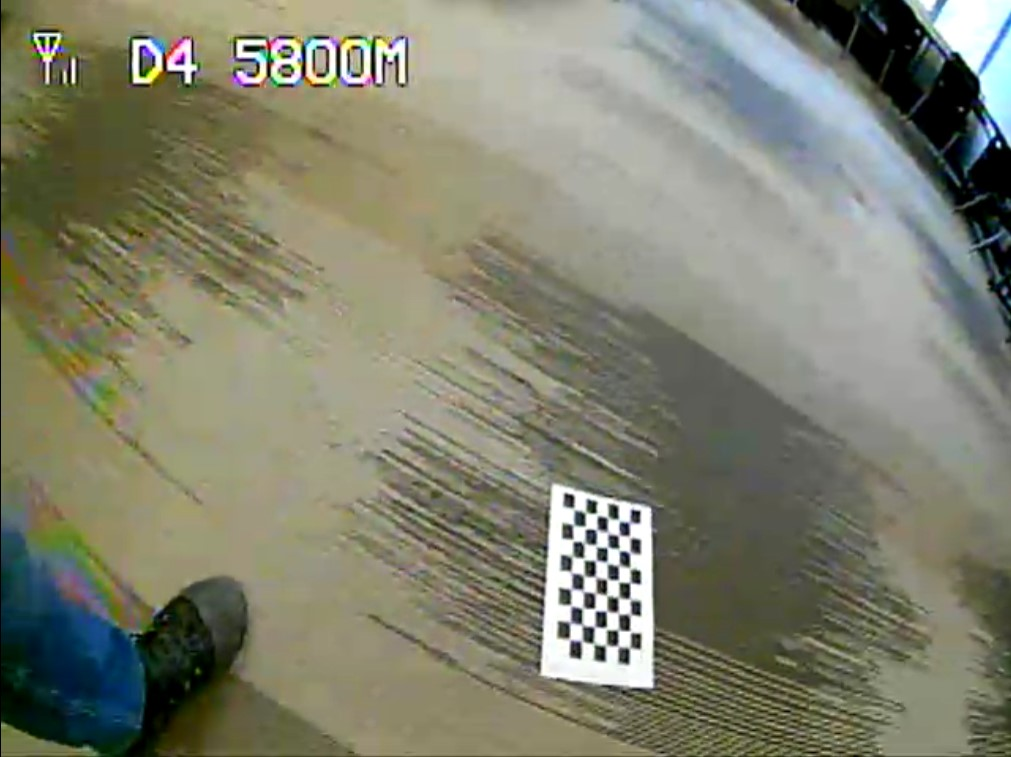
#> input picture Coordinate Transformations/calibrationImages/ch1.jpg, 1011 x 757 px; its folder holds only this picture in this run
$ python cameraCalibration.py
#> lines starting #> are read from the running program, lines starting #| are printed output that depends on the picture; after the words box and inside, x2 and y2 are one past the last pixel; in counts of white or black regions, pixels touching at a corner belong together; long printed decimals are rounded
import numpy as np
import cv2
import glob

# Set the dimensions of the checkerboard
# For a checkerboard with 10 squares x 7 squares, there are 9 inner corners horizontally and 6 vertically.
pattern_size = (9, 6)  # (number of inner corners per row, number of inner corners per column)
square_size = 24.0  # mm

objp = np.zeros((pattern_size[0] * pattern_size[1], 3), np.float32)
objp[:, :2] = np.mgrid[0:pattern_size[0], 0:pattern_size[1]].T.reshape(-1, 2)
objp = objp * square_size

objpoints = []  # 3D points in real-world space.
imgpoints = []  # 2D points in image plane.

images = glob.glob('calibrationImages/*.jpg')

# loop over the images and find the chessboard corners.
for fname in images:
    img = cv2.imread(fname)
#> img is the input picture: shape (757, 1011, 3); mean B, G, R 110.8, 129.2, 128.1
    if img is None:
        print("Could not load image:", fname)
        continue
    gray = cv2.cvtColor(img, cv2.COLOR_BGR2GRAY)
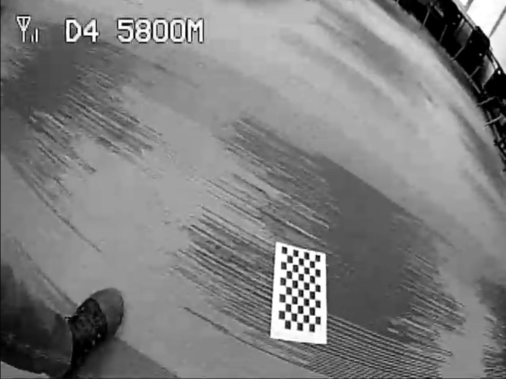
#> gray: shape (757, 1011) (shown at 1/2 size); min 0, max 255, mean 126.7

    # find the chessboard corners (inner corners)
    ret, corners = cv2.findChessboardCorners(gray, pattern_size, None)
#> ret = True; corners = 54 rows, first 8: [630, 522.5], [630.5, 536.5], [630, 552.5], [629.5, 568.5], [630.2, 582.5], [629.1, 597.7], [630.4, 614.9], [629.3, 630.3]

    if ret:
        criteria = (cv2.TERM_CRITERIA_EPS + cv2.TERM_CRITERIA_MAX_ITER, 30, 0.001)
        corners_refined = cv2.cornerSubPix(gray, corners, (11, 11), (-1, -1), criteria)
#> corners_refined = 54 rows, first 8: [623.3, 520.1], [623.7, 542.8], [624, 549.2], [624.2, 568.3], [633.2, 583.3], [624.5, 599.5], [633.4, 615.1], [623.9, 631.6]

        objpoints.append(objp)
        imgpoints.append(corners_refined)

        cv2.drawChessboardCorners(img, pattern_size, corners_refined, ret)
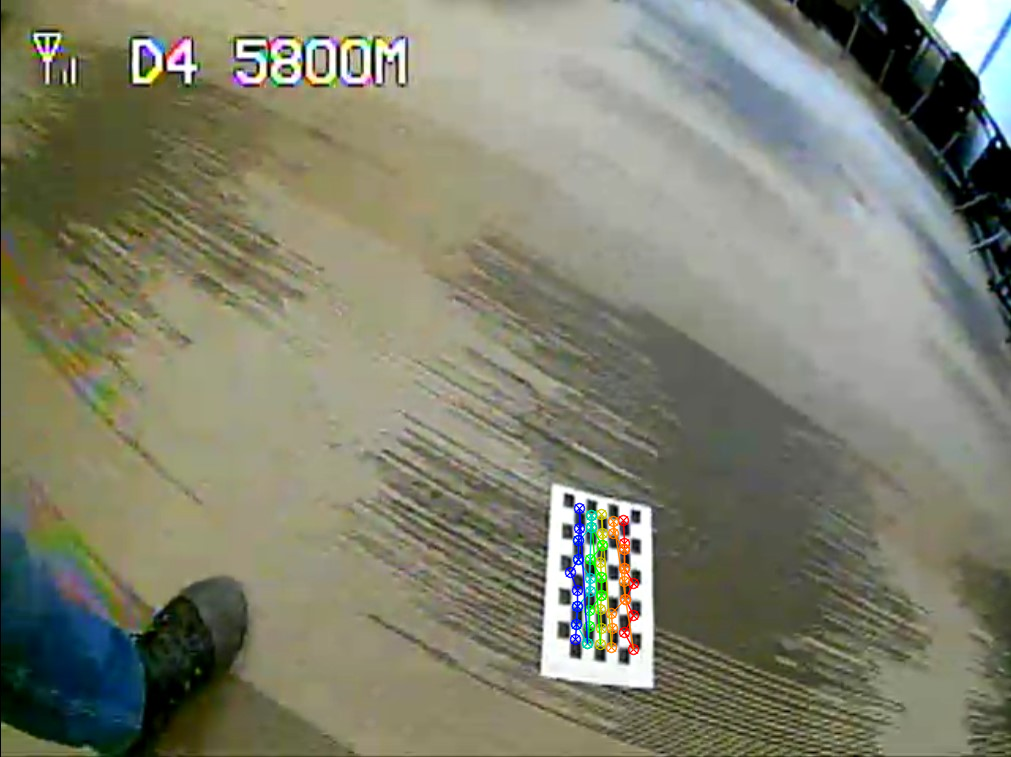
#> img: shape (757, 1011, 3); 0.78% of pixels changed, all inside (x1, y1, x2, y2) = (564, 502, 640, 656)
        cv2.imshow('Chessboard Corners', img)
        cv2.waitKey(500)
    else:
        print("Chessboard corners not found in:", fname)

cv2.destroyAllWindows()

# obtain intrinsic parameters and distortion coefficients.
ret, camera_matrix, dist_coeffs, rvecs, tvecs = cv2.calibrateCamera(
    objpoints, imgpoints, gray.shape[::-1], None, None
)
#> ret = 5.17; camera_matrix = [[168.7, 0, 528.1], [0, 281.3, 335.9], [0, 0, 1]]; dist_coeffs = [[2.02, -2.04, -0.175, -0.016, 0.729]]; rvecs = ([-0.325, 1.21, 1.43],); tvecs = ([258.4, 330.4, 611],)

print("Camera matrix (intrinsic parameters):")
print(camera_matrix)
#| [[168.720   0.         528.088]
#|  [  0.         281.282 335.855]
#|  [  0.           0.           1.        ]]
print("\nDistortion coefficients:")
print(dist_coeffs)
#| [[ 2.016 -2.038 -0.1751 -0.01602  0.729]]

# test the accuracy of the calibration
mean_error = 0
for i in range(len(objpoints)):
    imgpoints2, _ = cv2.projectPoints(objpoints[i], rvecs[i], tvecs[i], camera_matrix, dist_coeffs)
    error = cv2.norm(imgpoints[i], imgpoints2, cv2.NORM_L2) / len(imgpoints2)
    mean_error += error
#> this loop made 1 pass
#> (error, mean_error) on pass 1: (0.703, 0.703)
#> after the loop, mean_error = 0.703
print("Reprojection Error (<0.5 is great accuracy):", mean_error / len(objpoints))
#| Reprojection Error (<0.5 is great accuracy): 0.7032

$ run again, on Coordinate Transformations/calibrationImages/ch13.jpg
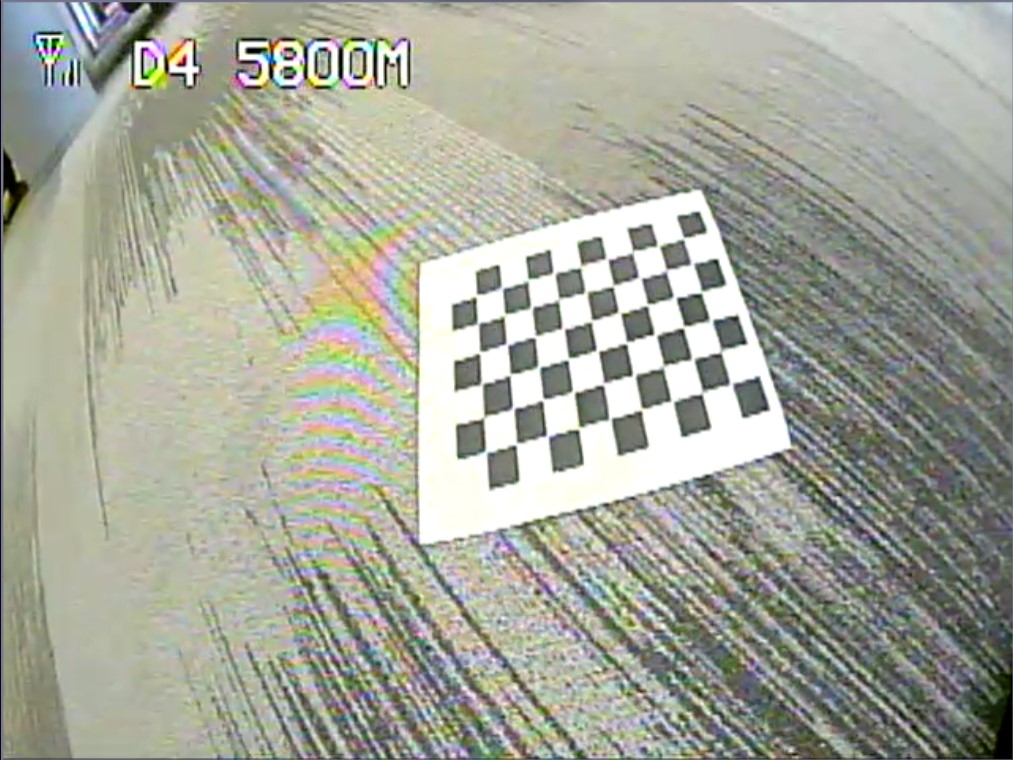
#> input picture Coordinate Transformations/calibrationImages/ch13.jpg, 1013 x 760 px
#> img is the input picture: shape (760, 1013, 3); mean B, G, R 154.8, 167.4, 165
#> `gray = cv2.cvtColor(img, cv2.COLOR_BGR2GRAY)`:
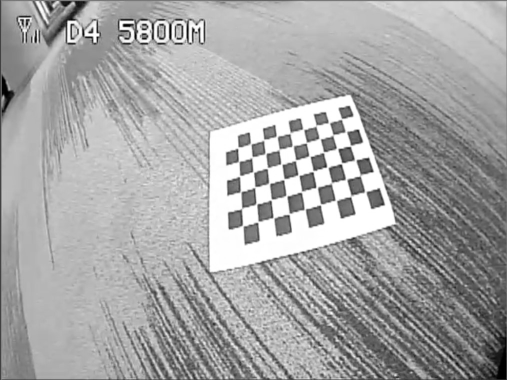
#> gray: shape (760, 1013) (shown at 1/2 size); min 0, max 255, mean 165.3
#> `ret, corners = cv2.findChessboardCorners(gray, pattern_size, None)`: ret = True; corners = 54 rows, first 8: [731, 383.5], [702, 392.5], [672, 402], [642.2, 407.5], [610, 418.9], [578.5, 428], [545.9, 435.3], [515.7, 445.7]
#> corners_refined = 54 rows, first 8: [730.8, 384.1], [702.2, 392.7], [671.8, 401.2], [641.6, 409.6], [609.8, 418.9], [578.8, 428.5], [547.2, 436], [516.2, 443.9]
#> `cv2.drawChessboardCorners(img, pattern_size, corners_refined, ret)`:
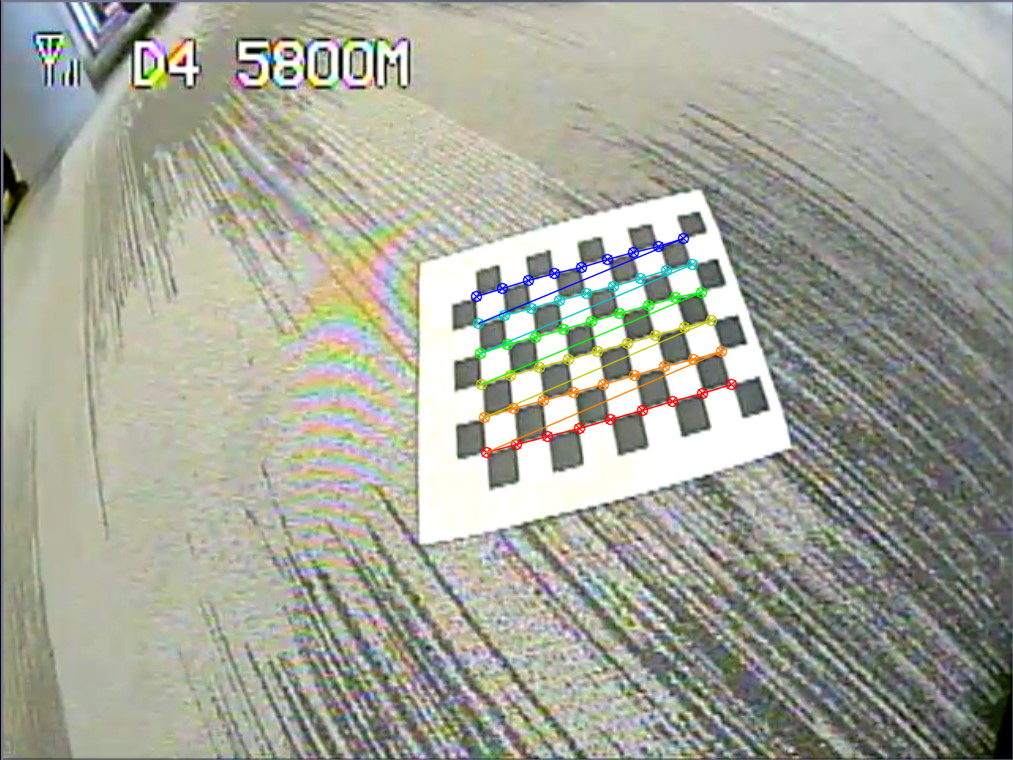
#> img: shape (760, 1013, 3); 1.49% of pixels changed, all inside (x1, y1, x2, y2) = (470, 232, 738, 459)
#> `ret, camera_matrix, dist_coeffs, rvecs, tvecs = cv2.calibrateCamera( o..`: ret = 0.53; camera_matrix = [[639.9, 0, 478], [0, 1173.7, 385.5], [0, 0, 1]]; dist_coeffs = [[-0.38, -0.307, 0.00102, 0.0536, -0.837]]; rvecs = ([0.154, 1.32, 2.71],); tvecs = ([195.4, -0.69, 491.1],)
#| [[6.39909361e+02 0.00000000e+00 4.78042376e+02]
#|  [0.00000000e+00 1.17370254e+03 3.85474506e+02]
#|  [0.00000000e+00 0.00000000e+00 1.00000000e+00]]
#| [[-0.3797 -0.3072  0.001017  0.05363 -0.837]]
#> the loop `for i in range(len(objpoints)):` made 1 pass
#> (error, mean_error) on pass 1: (0.0721, 0.0721)
#> after the loop `for i in range(len(objpoints)):`: mean_error = 0.0721
#| Reprojection Error (<0.5 is great accuracy): 0.07215

$ run again, on Coordinate Transformations/calibrationImages/ch14.jpg
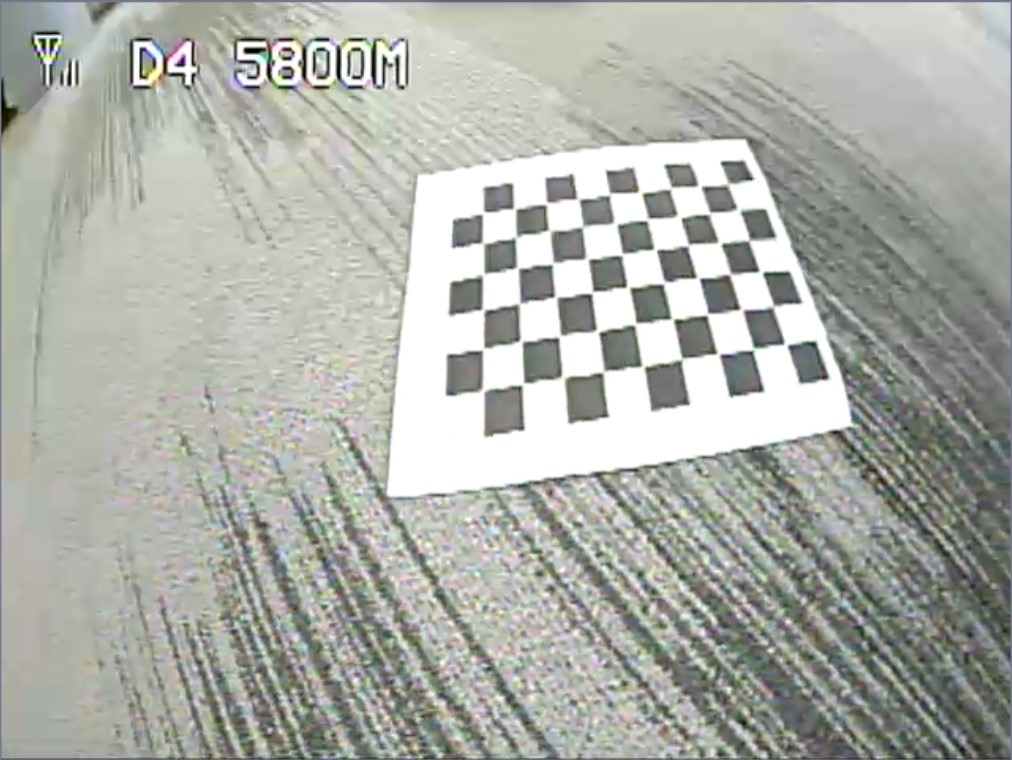
#> input picture Coordinate Transformations/calibrationImages/ch14.jpg, 1012 x 760 px
#> img is the input picture: shape (760, 1012, 3); mean B, G, R 168.2, 175.2, 172.7
#> `ret, corners = cv2.findChessboardCorners(gray, pattern_size, None)`: ret = True; corners = 54 rows, first 8: [786, 343.5], [752.8, 350.6], [716, 353.7], [682.5, 357.4], [643, 366.5], [602.2, 373.4], [563, 377.5], [520.9, 385.3]
#> corners_refined = 54 rows, first 8: [785.7, 344.6], [753.1, 349.5], [718, 354], [681.6, 358.6], [643.1, 366.7], [603.4, 371.4], [562.6, 377.3], [522.8, 384.3]
#> `cv2.drawChessboardCorners(img, pattern_size, corners_refined, ret)`:
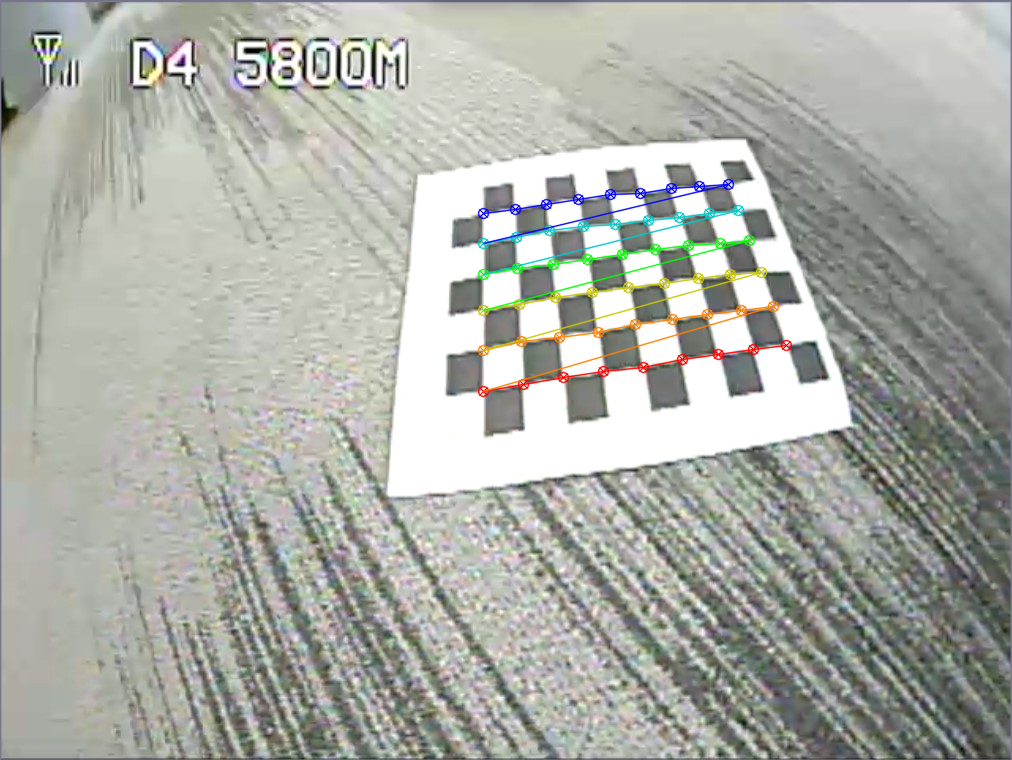
#> img: shape (760, 1012, 3); 1.68% of pixels changed, all inside (x1, y1, x2, y2) = (477, 178, 793, 398)
#> `ret, camera_matrix, dist_coeffs, rvecs, tvecs = cv2.calibrateCamera( o..`: ret = 1.89; camera_matrix = [[713.2, 0, 223.3], [0, 648.6, 625.4], [0, 0, 1]]; dist_coeffs = [[6.15, -43.72, -0.24, 1.27, 63.59]]; rvecs = ([-1.12, 0.273, 2.68],); tvecs = ([236.6, -152.4, 781],)
#| [[713.191   0.         223.347]
#|  [  0.         648.638  625.379]
#|  [  0.           0.           1.        ]]
#| [[  6.152 -43.719  -0.2397   1.267  63.590]]
#> the loop `for i in range(len(objpoints)):` made 1 pass
#> (error, mean_error) on pass 1: (0.258, 0.258)
#> after the loop `for i in range(len(objpoints)):`: mean_error = 0.258
#| Reprojection Error (<0.5 is great accuracy): 0.2578
